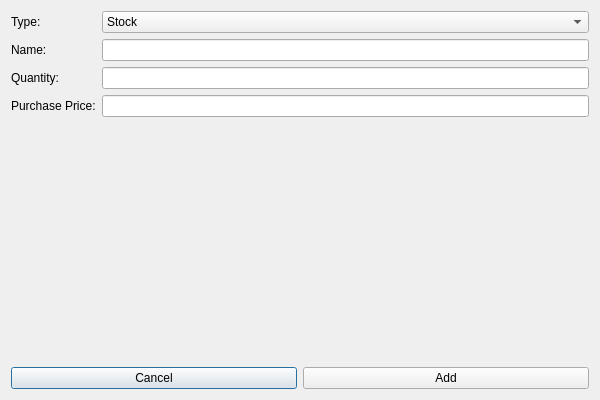
<?xml version="1.0" encoding="UTF-8"?>
<ui version="4.0">
 <class>AddAssetDialogClass</class>
 <widget class="QDialog" name="AddAssetDialogClass">
  <property name="geometry">
   <rect>
    <x>0</x>
    <y>0</y>
    <width>600</width>
    <height>400</height>
   </rect>
  </property>
  <property name="windowTitle">
   <string>Add Asset</string>
  </property>
  <layout class="QVBoxLayout" name="verticalLayout">
   <item>
    <layout class="QFormLayout" name="formLayout">
     <item row="0" column="0">
      <widget class="QLabel" name="label">
       <property name="text">
        <string>Type:</string>
       </property>
      </widget>
     </item>
     <item row="0" column="1">
      <widget class="QComboBox" name="comboType">
       <item>
        <property name="text">
         <string>Stock</string>
        </property>
       </item>
       <item>
        <property name="text">
         <string>PreciousMetal</string>
        </property>
       </item>
       <item>
        <property name="text">
         <string>Crypto</string>
        </property>
       </item>
       <item>
        <property name="text">
         <string>Cash</string>
        </property>
       </item>
      </widget>
     </item>
     <item row="1" column="0">
      <widget class="QLabel" name="label_2">
       <property name="text">
        <string>Name:</string>
       </property>
      </widget>
     </item>
     <item row="1" column="1">
      <widget class="QLineEdit" name="editName"/>
     </item>
     <item row="2" column="0">
      <widget class="QLabel" name="label_3">
       <property name="text">
        <string>Quantity:</string>
       </property>
      </widget>
     </item>
     <item row="2" column="1">
      <widget class="QLineEdit" name="editQuantity"/>
     </item>
     <item row="3" column="0">
      <widget class="QLabel" name="label_4">
       <property name="text">
        <string>Purchase Price:</string>
       </property>
      </widget>
     </item>
     <item row="3" column="1">
      <widget class="QLineEdit" name="editPrice"/>
     </item>
    </layout>
   </item>
   <item>
    <layout class="QHBoxLayout" name="horizontalLayout">
     <item>
      <widget class="QPushButton" name="btnCancel">
       <property name="text">
        <string>Cancel</string>
       </property>
      </widget>
     </item>
     <item>
      <widget class="QPushButton" name="btnAdd">
       <property name="text">
        <string>Add</string>
       </property>
      </widget>
     </item>
    </layout>
   </item>
  </layout>
 </widget>
 <layoutdefault spacing="6" margin="11"/>
 <resources/>
 <connections/>
</ui>
